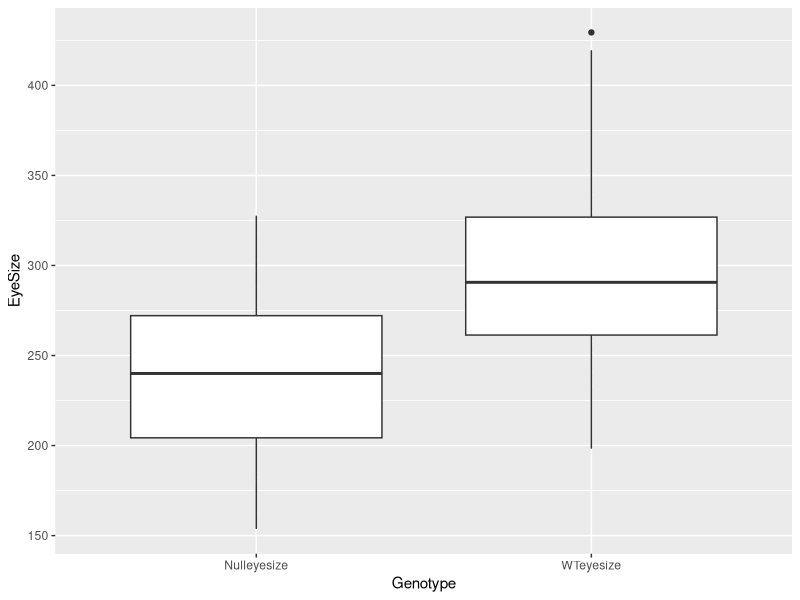
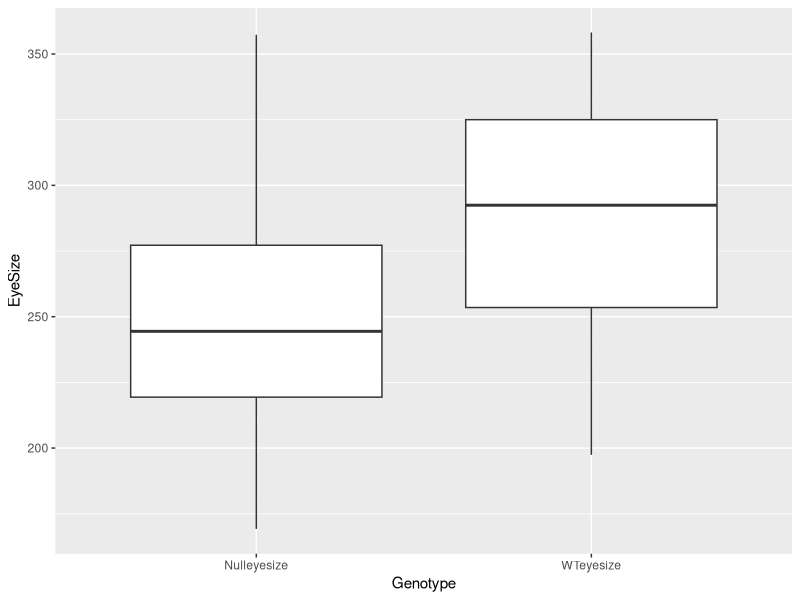

Recreate these plots in R, in order.
## ---- chunk 1
knitr::opts_chunk$set(echo = TRUE)
## ---- chunk 2

#Description-------------------
# This is a re-work of the eye size data I created in homework 8 using structural programming
 #  23 Mar 2022
 #JAG
 #-----------------------------
 
 #Intialize------------------
 library(tidyverse)
 #set.seed(100)
 
 #Load Functions--------------
 ###############################
 #FUNCTION:createDataframe
 # purpose:To take eyesize data and set them to adjust the size,mean, and SD affects the output
 # input: variables of eye size
 # output: a long dataframe that can be manipulated
 #------------------------------
createDataframe <- function(size=30, meanWT=290 , meanN= 240, sd=50 )
  {

eye_size_df <- data.frame (WTeyesize = rnorm(n=size, mean=meanWT, sd=sd),
  Nulleyesize = rnorm(n=size, mean=meanN, sd=sd))

   


long_df <- eye_size_df %>%
      pivot_longer(cols=WTeyesize:Nulleyesize, names_to= "Genotype" , values_to= "EyeSize")
return(long_df)

}
 
 data<-createDataframe()
 
###############################
#FUNCTION: performAnova
# purpose: To perform a statistical analysis on the data
# input: an x variable and y variable 
# output : the summary of the anovo
#------------------------------
#performAnova <- function(createDataFrame)  {
  
#one.way <-aov(Genotype~EyeSize)
#return(summary(one.way))
#}
#performAnova()

###############################
#FUNCTION: graphData
# purpose:
# input:
# output:
#------------------------------
graphData <- function(data)  {
  
 
  

  p1 <- ggplot(data=data, aes(x=Genotype, y=EyeSize)) + geom_point(color="white" , fill="purple", size=0.2) +
  stat_boxplot()
  
  
  
  return(print(p1))
  
}

graphData(data)

 #Global Variables------------
 
 
 
 #Program Body----------------
 
data<- createDataframe()
print(data)
graphData(data)
